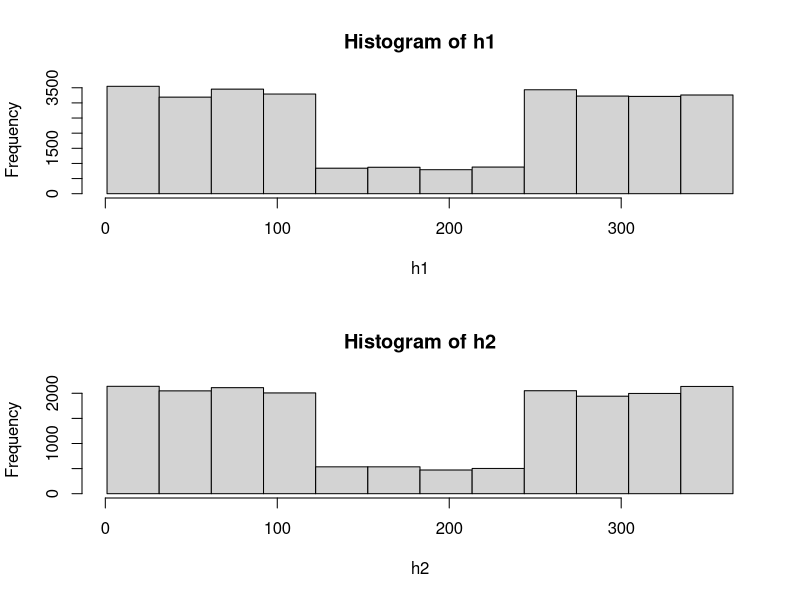
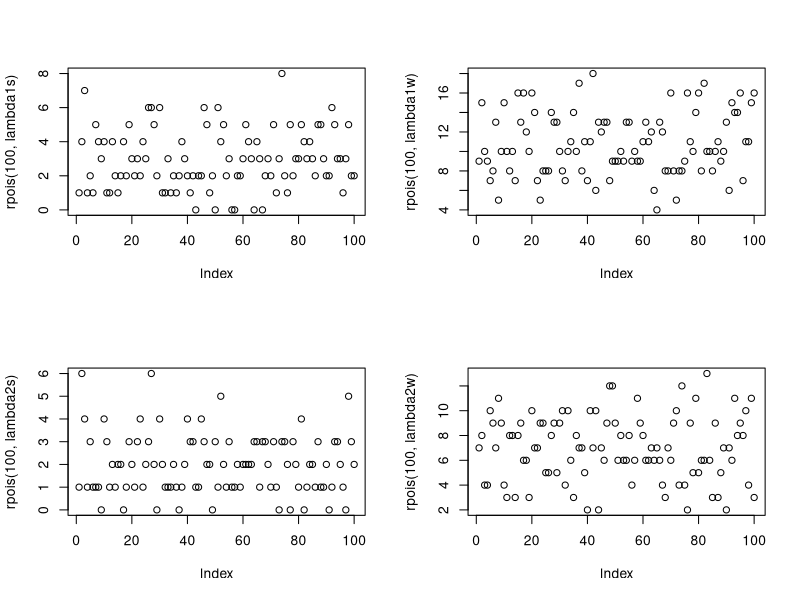
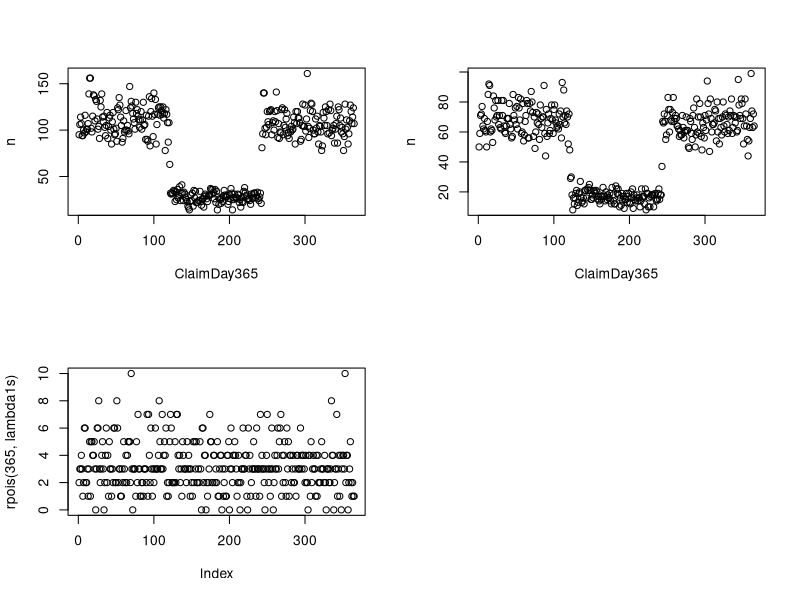

The R script that drew these images, in order: (Note: this script raises an error after producing the figures.)
## Risk och reserv Projekt 1

library(MASS)

claims <- read.table("Projekt1_Grupp8.txt", header = TRUE, sep = ";")
summary(claims)
head(claims, n=10)

## ARRIVALS

# Aggregate to days in 1 Y
claims$ClaimDay365 <- claims$ClaimDay %% 365
claims$ClaimDay365[claims$ClaimDay365==0] <- 365

# Histogram 1Y dividided by 12 months
par(mfrow=c(2,1))
h1 <- claims$ClaimDay365[claims$ClaimType==1]
b1 <- seq(min(h1), max(h1), length.out = 13)
hist(h1, breaks=b1)
h2 <- claims$ClaimDay365[claims$ClaimType==2]
b2 <- seq(min(h2), max(h2), length.out = 13)
hist(h2, breaks=b2)

# From hist, less arrivals June-August
claims$Summer <- 0
claims$Summer[b1[5]<claims$ClaimDay365&claims$ClaimDay365<=b1[9]] <- 1

claims.daily <- aggregate(list(n=claims$ClaimDay),list(ClaimDay=claims$ClaimDay, ClaimDay365=claims$ClaimDay365, ClaimType=claims$ClaimType,Summer=claims$Summer), length)
head(claims.daily, n=20)

# Branch 1
lambda1s<-fitdistr(claims.daily$n[claims.daily$ClaimType==1&claims.daily$Summer==1],"Poisson")$estimate
lambda1w<-fitdistr(claims.daily$n[claims.daily$ClaimType==1&claims.daily$Summer==0],"Poisson")$estimate
# Branch 2
lambda2s<-fitdistr(claims.daily$n[claims.daily$ClaimType==2&claims.daily$Summer==1],"Poisson")$estimate
lambda2w<-fitdistr(claims.daily$n[claims.daily$ClaimType==2&claims.daily$Summer==0],"Poisson")$estimate

par(mfrow=c(2,2))
plot(rpois(100,lambda1s))
plot(rpois(100,lambda1w))
plot(rpois(100,lambda2s))
plot(rpois(100,lambda2w))


days<-365
runs<-100
res_mat<-matrix(0,days,runs)
for(d in (1:days))
{
  z_vec<-rpois(runs,lambda1w)
  res_mat[d,]<-z_vec
}


# COST
claimsCount1Y <- aggregate(list(n=claims$ClaimDay365),list(ClaimType=claims$ClaimType,ClaimDay365=claims$ClaimDay365), length)
check1 <- sum(claimsCount1Y$n[claimsCount1Y$ClaimType==1])

claimsCountY1 <- subset(claimsCount1Y, ClaimType == 1, select=c(ClaimDay365, n))
claimsCountY2 <- subset(claimsCount1Y, ClaimType == 2, select=c(ClaimDay365, n))

par(mfrow=c(2,2))
plot(claimsCountY1)
plot(claimsCountY2)
plot(rpois(365,lambda1s))
plot(rpois(365,lambda2))


## COST
par(mfrow=c(2,1))
plot(claims$ClaimCost[claims$ClaimType==1])
plot(claims$ClaimCost[claims$ClaimType==2])

hist(claims$ClaimCost[claims$ClaimType==1],1000)
hist(claims$ClaimCost[claims$ClaimType==2],1000)

claims2<-claims$ClaimCost[claims$ClaimType==2]

cost2<-subset(claims, ClaimType == 2, select=c(ClaimCost))
claims[claims$ClaimType==2][order(claims$ClaimCost)]

plot(c(1:length(cost2$ClaimCost)),sort(cost2$ClaimCost))

claimsMeanCost10Y <- aggregate(list(MeanCost=claims$ClaimCost),list(ClaimType=claims$ClaimType,ClaimDay=claims$ClaimDay), mean)
claimsMeanCost1Y <- aggregate(list(MeanCost=claims$ClaimCost),list(ClaimType=claims$ClaimType,ClaimDay365=claims$ClaimDay365), mean)


# claimsCost1 <- subset(claimsMeanCost10Y, ClaimType == 1, select=c(ClaimDay, MeanCost))
# claimsCost2 <- subset(claimsMeanCost10Y, ClaimType == 2, select=c(ClaimDay, MeanCost))
# 
# par(mfrow=c(2,1))
# plot(claimsCost1)
# plot(claimsCost2)

claimsCostY1 <- subset(claimsMeanCost1Y, ClaimType == 1, select=c(ClaimDay365, MeanCost))
claimsCostY2 <- subset(claimsMeanCost1Y, ClaimType == 2, select=c(ClaimDay365, MeanCost))

par(mfrow=c(2,1))
plot(claimsCostY1)
plot(claimsCostY2)


x<-rpois(100, lambda=10)
x
